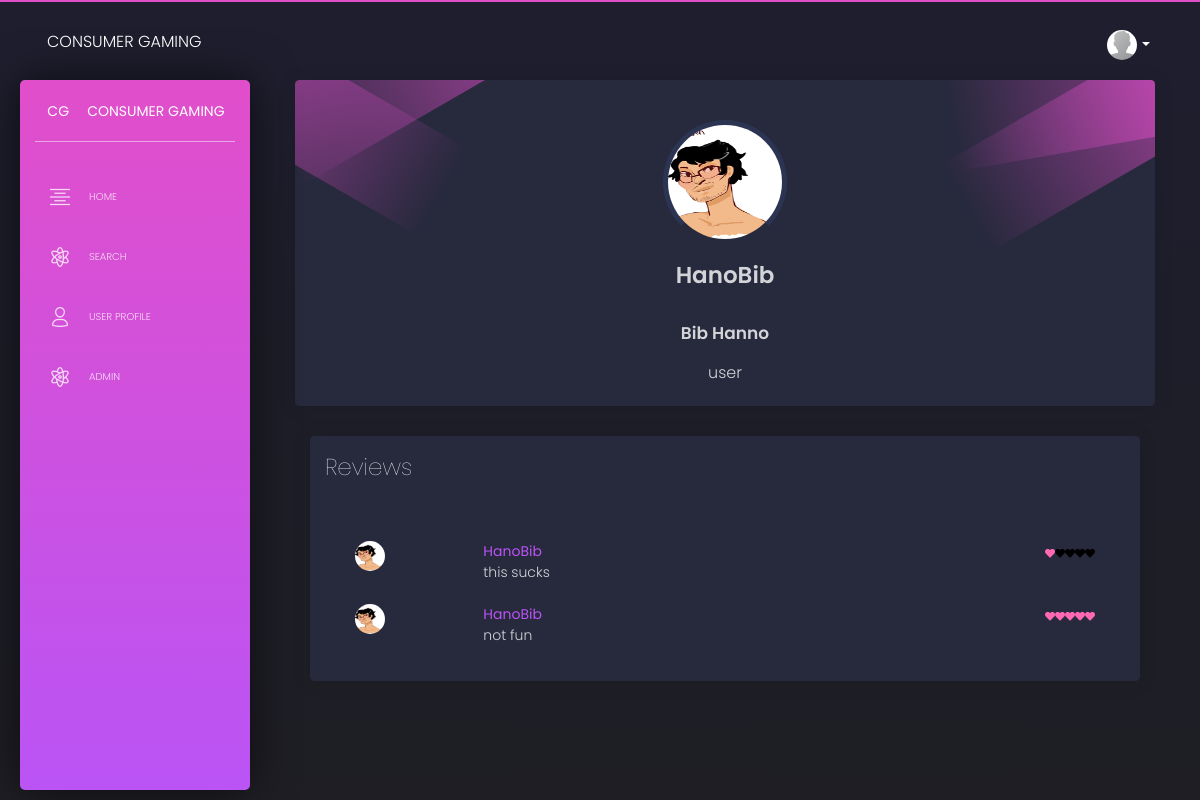
The page /site/profile.php?userid=5 (signed in) on the database its author committed.
### tables this page shows
CREATE TABLE `user` (
  `user_id` int(11) NOT NULL,
  `username` varchar(20) NOT NULL,
  `first_name` varchar(20) NOT NULL,
  `last_name` varchar(20) NOT NULL,
  `email` varchar(60) NOT NULL,
  `password` text NOT NULL,
  `role` varchar(15) NOT NULL,
  `about` varchar(20000) NOT NULL,
  `avatar_path` varchar(2000) NOT NULL
);

CREATE TABLE `review` (
  `id` int(11) NOT NULL,
  `user_id` int(11) NOT NULL,
  `company_id` int(11) NOT NULL,
  `review` varchar(2000) NOT NULL,
  `rating` tinyint(4) NOT NULL,
  `date` timestamp NOT NULL DEFAULT CURRENT_TIMESTAMP ON UPDATE CURRENT_TIMESTAMP
);

### site/profile.php (the view, shortened to what this page needs)
<!DOCTYPE html>
<html lang="en">
<head>
    <link href="https://use.fontawesome.com/releases/v5.0.6/css/all.css" rel="stylesheet">
    <link href="../assets/css/nucleo-icons.css" rel="stylesheet" />
    <link href="../assets/css/bootstrap.min.css" rel="stylesheet" />
    <link href="../assets/css/black-dashboard.css?v=1.0.0" rel="stylesheet" />
    <link href="../assets/demo/demo.css" rel="stylesheet" />
</head>
<body class=" ">
<?php require_once "..\inc\header.inc.php";
$userID= $_GET['userid'];
$sql = "SELECT * FROM user WHERE user_id='$userID'";
$result = $db->query($sql);
$row = $result->fetch_assoc();
$firstname = $row['first_name'];
$lastname = $row['last_name'];
$role = $row['role'];
$avatar = $row['avatar_path'];
$username =$row['username'];
?>
<div class="content ">
<div class="col-md-12" style="min-height:500px;">
            <div class="card  card-user">
              <div class="card-body ">
                <p class="card-text">
                  <div class="author">
                    <div class="block block-one"></div>
                    <div class="block block-two"></div>
                    <div class="block block-three"></div>
                    <div class="block block-four"></div>
                      <img class="avatar" src="uploads/<?php echo $avatar; ?>" alt="...">
                      <h3 class="title"> <?php echo $username ;?></h3>
                      <h4 class="title"> <?php echo $firstname . ' ' . $lastname ;?></h4>
                    <p class="description">
                      <?php echo $role; ?>
                    </p>
                  </div>
                </p>
                <p class="card-description col-6" style="display:block; margin:0 auto;">
                </p>
              </div>
              </div>
              <?php
            $comments = "SELECT review.id, review.user_id, review.review, review.rating, user.username, user.avatar_path , user.user_id
            FROM review
            JOIN user
            ON review.user_id = user.user_id
            WHERE review.user_id = '$userID'
            ORDER BY review.date ASC
           ";
           $Rcomments = $db->query("$comments");
 ?>
          <div class="col-lg-12 col-md-12">
            <div class="card ">
              <div class="card-header">
                <h3 class="card-title">Reviews</h3>
              </div>
              <div class="card-body">
                <div class="container">
                  <div>
                    <div class="card-body">
                   <?php
                   while ($row = $Rcomments->fetch_assoc()){
                     $username = $row['username'];
                     $reviewComment = $row['review'];
                     $reviewRating = $row['rating'];
                     $avatar = $row['avatar_path'];
                     $userID =$row['user_id'];
                     ?>
                      <div class="row mt-3">
                        <div class="col-md-2 mt-0">
                          <img class="avatar" src="uploads/<?php echo $avatar;?>" alt="...">
                        </div>
                        <div class="col-md-10">
                          <p>
                            <a class="float-left"
                              href="profile.php?userid=<?php echo $userID; ?>"><strong><?php echo $username;?></strong></a>
                             <div class="comment-heart float-right" style="font-size:10px; ">
                             <?php
                             $commentHearts=5;
                             $countSum=0;
                             for ($i=0; $i < $reviewRating ; $i++) {
                            $countSum= $countSum + 1;
                            echo "<span class='fa fa-heart checked '></span>";
                          }
                          $commentHearts= $commentHearts-$countSum;
                          for ($i=0; $i < $commentHearts ; $i++) {
                            echo "<span class='fa fa-heart'></span>";
                          }
                        ?>
                              </div>
                          </p>
                          <div class="clearfix"></div>
                          <p><?php if($reviewComment != '') {
                            echo $reviewComment;
                            ?></p>
                          <?php
                          }
                          else {
                            echo '';
                          }
                          ?>
                        </div>
                      </div>
                      <?php
                  }
                  ?>
</body>

### inc/header.inc.php (shortened to what this page needs)
<div class="wrapper ">
      <div class="sidebar">
          <div class="sidebar-wrapper">
            <div class="logo">
              <a href="index.php" class="simple-text logo-mini">
                CG
              </a>
              <a href="index.php" class="simple-text logo-normal">
               Consumer Gaming
              </a>
            </div>
            <ul class="nav">
                <li>
                    <a href="./index.php">
                      <i class="tim-icons icon-align-center"></i>
                      <p>Home</p>
                    </a>
                  </li>
              <li class ="">
                <a href="./icons.php">
                  <i class="tim-icons icon-atom"></i>
                  <p>Search</p>
                </a>
              </li>
              <?php
              if (isset($_SESSION['loggedin'])) {
              ?>
              <li>
                <a href="./user.php">
                  <i class="tim-icons icon-single-02"></i>
                  <p>User Profile</p>
                </a>
              </li>
             <?php } ?>
             <?php
              if (isset($_SESSION['loggedin']) && $_SESSION['role']=="admin") {
              ?>
              <li>
                <a href="./admin.php">
                <i class="tim-icons icon-atom"></i>
                  <p>Admin</p>
                </a>
              </li>
             <?php } ?>
            </ul>
          </div>
        </div>
    <div class="main-panel">
          <nav class="navbar navbar-expand-lg navbar-absolute navbar-transparent   ">
              <div class="container-fluid">
                <div class="navbar-wrapper">
                  <a class="navbar-brand" href="#pablo">Consumer Gaming</a>
                </div>
                <div class="collapse navbar-collapse" id="navigation">
                  <ul class="navbar-nav ml-auto ">
                    <li class="dropdown nav-item">
                      <a href="#" class="dropdown-toggle nav-link" data-toggle="dropdown">
                        <div class="photo">
                          <img src="<?php if (isset($_SESSION['loggedin'])) {
                              echo "uploads/" . $_SESSION['avatar'];
                          }
                          else {
                              echo "../assets/img/anime3.png";
                          }
                          ?>">
                        </div>
                        <b class="caret d-none d-lg-block d-xl-block"></b>
                      </a>
                    </li>
                  </ul>
                </div>
              </div>
            </nav>

### assets/demo/demo.css (style rules this page uses)
.fa-heart { color:black; }
.checked { color: hotpink; }
ul { margin: 0px; padding: 10px 0px 0px 0px; }

### rows shown on the page
user: avatar_path (picture), username "HanoBib", first_name "Bib", last_name "Hanno", role "user"
review: user.avatar_path (picture), user.username "HanoBib", rating 1 (drawn), review "this sucks"
review: user.avatar_path (picture), user.username "HanoBib", rating 5 (drawn), review "not fun"
